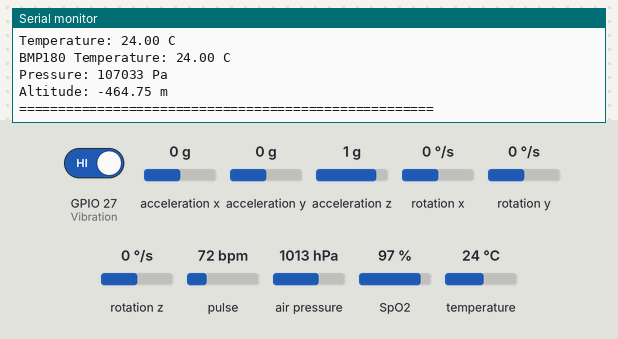
The sketch below on a simulated ESP32. On the bench: the last lines printed to the serial monitor. Wiring (inferred from the names in the program): MPU-6050 motion sensor at I2C address 0x68; BMP180 pressure sensor at I2C address 0x77. The test bench sets the inputs (shaded band); at power-on: acceleration x 0 g, GPIO 27 (Vibration) HIGH, acceleration y 0 g, acceleration z 1 g, rotation x 0 °/s, rotation y 0 °/s, rotation z 0 °/s, pulse 72 bpm, air pressure 1013 hPa, SpO2 97 %, temperature 24 °C.

Above: at 1.2 s.
1.3 s: acceleration x set to -1.4 g
At 1.9 s:
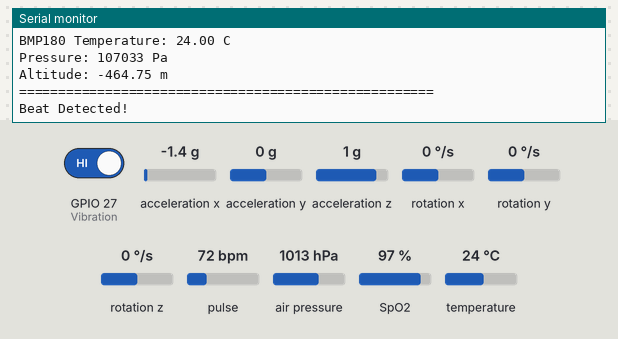
2.8 s: GPIO 27 (Vibration) driven LOW
At 3.01 s:
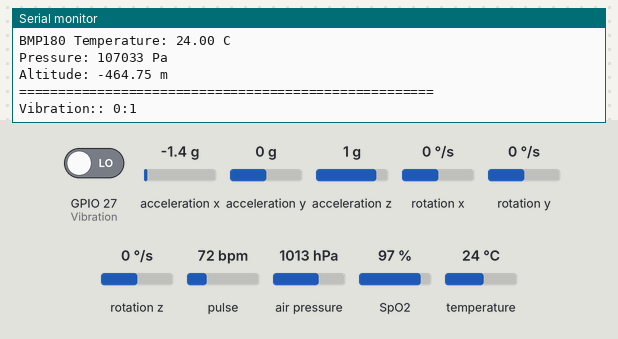
4.3 s: acceleration y set to -1.4 g
At 5.19 s:
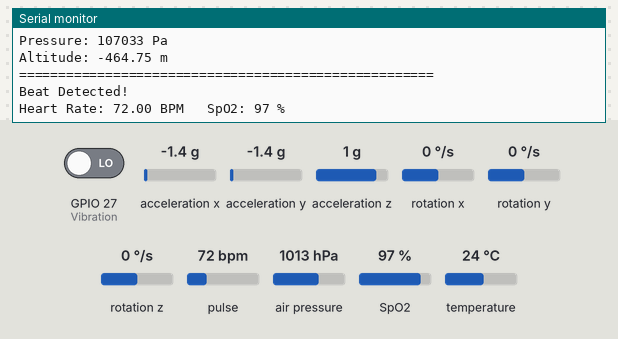
5.8 s: acceleration z set to -1.4 g
At 7.25 s:
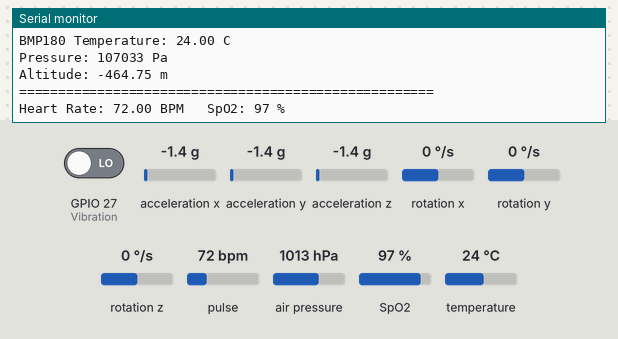
7.3 s: rotation x set to -192 °/s
At 8.7 s:
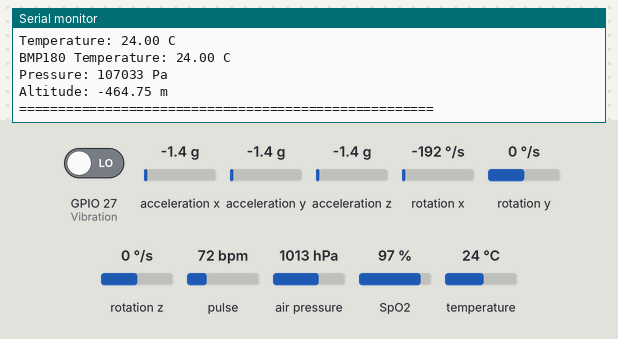
8.8 s: rotation y set to -192 °/s
At 9.38 s:
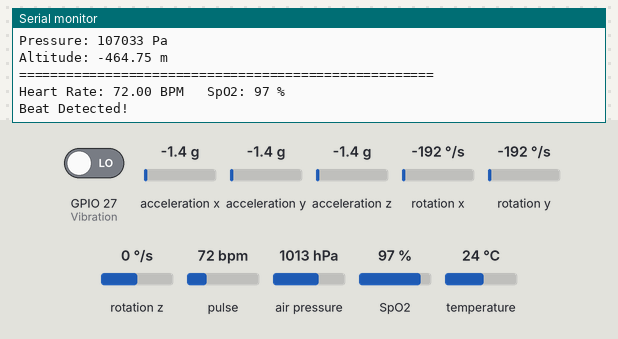

Measured:
- after the input at 1.3 s, the serial monitor: prints a new line after 0.27 s (image 1)
- after the input at 2.8 s, the serial monitor: prints a new line after 0.10 s (image 2)
- after the input at 4.3 s, the serial monitor: prints a new line after 0.43 s (image 3)
- after the input at 5.8 s, the serial monitor: prints a new line after 0.51 s (image 4)
- after the input at 7.3 s, the serial monitor: prints a new line after 0.07 s (image 5)
- after the input at 8.8 s, the serial monitor: prints a new line after 0.15 s (image 6)

The sketch:

00_allinone.ino
```cpp
#include<Wire.h>
#include<Adafruit_MPU6050.h>
#include<Adafruit_Sensor.h>
#include<Adafruit_BMP085.h>
#include "MAX30100_PulseOximeter.h"

// I2C Communication
  #define GY_SDA 21
  #define GY_SCL 22

  #define MAX_SDA 25
  #define MAX_SCL 26

// Sensor PIN Definition
  #define Vibration 27

// HeartRate sensor vars
  #define REPORTING_PERIOD_MS 1000

// Vibration Sensor vars
  unsigned long startTime;
  int prevState;
  bool measuring = false;
  int ones=0, zeros = 0;
  const unsigned long measuringWindow=100; //measure for 100ms after first change

// Central time system
  // unsigned long startTime;
  unsigned long gy87Time;
  uint32_t tsLastReport = 0;

// Function Definition
  void measureVibration();
  void measure6DOF();
  void measureHeart();

// GY087 Sensor Objects
  Adafruit_MPU6050 mpu;
  Adafruit_BMP085 bmp;

//Heartrate
  PulseOximeter pox;

// Separate I2C bus for GY-87
  TwoWire GYWire = TwoWire(1);


// Custom function for GMP180
  // BMP180 calibration data
  int16_t AC1, AC2, AC3, BMP_B1, B2, MB, MC, MD;
  uint16_t AC4, AC5, AC6;

  float bmpTemperature = 0;
  float bmpPressure = 0;
  float bmpAltitude = 0;

  // Calibration function
  void initBMP180(){
      uint8_t data[2];

      // Read calibration coefficients
      GYWire.beginTransmission(0x77);
      GYWire.write(0xAA);
      GYWire.endTransmission();

      GYWire.requestFrom(0x77, 22);

      AC1 = (GYWire.read() << 8) | GYWire.read();
      AC2 = (GYWire.read() << 8) | GYWire.read();
      AC3 = (GYWire.read() << 8) | GYWire.read();

      AC4 = (GYWire.read() << 8) | GYWire.read();
      AC5 = (GYWire.read() << 8) | GYWire.read();
      AC6 = (GYWire.read() << 8) | GYWire.read();

      BMP_B1 = (GYWire.read() << 8) | GYWire.read();
      B2 = (GYWire.read() << 8) | GYWire.read();

      MB = (GYWire.read() << 8) | GYWire.read();
      MC = (GYWire.read() << 8) | GYWire.read();
      MD = (GYWire.read() << 8) | GYWire.read();

      Serial.println("BMP180 calibration loaded");
  }


void onBeatDetected()
    {
        Serial.println("Beat Detected!");
    }


void setup() {
  // global
  Serial.begin(115200);
  Serial.println("Starting up the system...");

  // =========================
  // MAX30100 I2C
  // =========================
  Wire.begin(MAX_SDA, MAX_SCL);
  Wire.setClock(100000);

  // HeartRate
  Serial.print("Initializing MAX30100... ");

  if (!pox.begin()) {
      Serial.println("FAILED");
      while (1);
  }

  pox.setIRLedCurrent(MAX30100_LED_CURR_7_6MA);
  pox.setOnBeatDetectedCallback(onBeatDetected);

  Serial.println();
  Serial.println("You can now place your finger on the sensor.");


  // =========================
  // GY-87 I2C
  // =========================
  GYWire.begin(GY_SDA, GY_SCL);
  GYWire.setClock(100000);

  Serial.println();
  Serial.println("Initializing GY-87...");


  // =========================
  // MPU6050
  // =========================

  Serial.print("Initializing MPU6050... ");

  GYWire.beginTransmission(0x68);
  uint8_t error = GYWire.endTransmission();

  if (error != 0)
  {
      Serial.println("FAILED");
  }
  else
  {
      Serial.println("SUCCESS");

      // Wake MPU6050
      GYWire.beginTransmission(0x68);
      GYWire.write(0x1C);
      GYWire.write(0x10);
      GYWire.endTransmission();

      Serial.println("MPU6050 initialized manually");
  }


  // =========================
  // BMP180
  // =========================

  Serial.print("Initializing BMP180... ");

  GYWire.beginTransmission(0x77);

  if (GYWire.endTransmission() == 0)
  {
      Serial.println("SUCCESS");
      initBMP180();
  }
  else
  {
      Serial.println("FAILED");
  }


  // Pins
  pinMode(Vibration, INPUT);
  Serial.println("Vibration pin ready!.....");


  gy87Time = millis();
  tsLastReport = millis();

}


void loop() {
  pox.update();

  measureVibration();
  measure6DOF();
  measureHeart();

}


void measureVibration(){
  int state = digitalRead(Vibration);

  if(!measuring && state!=prevState){
    measuring = true;
    ones = 0;
    zeros = 0;
    startTime = millis();
  }

  if(measuring){
    if(state!=prevState){
      if(state==HIGH)
        ones++;
      else
        zeros++;

      prevState = state;
    }

    if(millis()-startTime >= measuringWindow){
      measuring = false;

      Serial.print("Vibration:: ");
      Serial.print(ones);
      Serial.print(":");
      Serial.println(zeros);

      prevState = digitalRead(Vibration);
    }
  }
  else
    prevState = state;

}

void measureHeart(){
    // Must be called as fast as possible
    // pox.update();

    if (millis() - tsLastReport >= REPORTING_PERIOD_MS) {

        Serial.print("Heart Rate: ");
        Serial.print(pox.getHeartRate());
        Serial.print(" BPM");

        Serial.print("   SpO2: ");
        Serial.print(pox.getSpO2());
        Serial.println(" %");

        tsLastReport = millis();
    }
}

void measure6DOF(){
    if (millis() - gy87Time < 500)
        return;


    // =====================================================
    // MPU6050
    // =====================================================

    int16_t ax, ay, az;
    int16_t gx, gy, gz;
    int16_t mpuTemp;


    // Start reading from register 0x3B
    GYWire.beginTransmission(0x68);
    GYWire.write(0x3B);
    GYWire.endTransmission(false);

    GYWire.requestFrom(0x68, 14);


    if (GYWire.available() >= 14)
    {
        ax = (GYWire.read() << 8) | GYWire.read();
        ay = (GYWire.read() << 8) | GYWire.read();
        az = (GYWire.read() << 8) | GYWire.read();

        mpuTemp = (GYWire.read() << 8) | GYWire.read();

        gx = (GYWire.read() << 8) | GYWire.read();
        gy = (GYWire.read() << 8) | GYWire.read();
        gz = (GYWire.read() << 8) | GYWire.read();


        // MPU6050 configured for ±8G
        float accelX = ax / 4096.0;
        float accelY = ay / 4096.0;
        float accelZ = az / 4096.0;


        // MPU6050 configured for ±500°/s
        float gyroX = gx / 65.5;
        float gyroY = gy / 65.5;
        float gyroZ = gz / 65.5;


        // MPU6050 temperature
        float temperature = (mpuTemp / 340.0) + 36.53;


        Serial.println("=====================================================");


        Serial.print("Acceleration (g): ");
        Serial.print(accelX);
        Serial.print(", ");
        Serial.print(accelY);
        Serial.print(", ");
        Serial.println(accelZ);


        Serial.print("Gyroscope (deg/s): ");
        Serial.print(gyroX);
        Serial.print(", ");
        Serial.print(gyroY);
        Serial.print(", ");
        Serial.println(gyroZ);


        Serial.print("Temperature: ");
        Serial.print(temperature);
        Serial.println(" C");
    }


    // =====================================================
    // BMP180
    // =====================================================

    // -------- Read temperature --------

    GYWire.beginTransmission(0x77);
    GYWire.write(0xF4);
    GYWire.write(0x2E);
    GYWire.endTransmission();

    delay(5);

    GYWire.beginTransmission(0x77);
    GYWire.write(0xF6);
    GYWire.endTransmission(false);

    GYWire.requestFrom(0x77, 2);

    int32_t UT = (GYWire.read() << 8) | GYWire.read();


    // -------- Calculate temperature --------

    int32_t X1 = ((UT - (int32_t)AC6) * (int32_t)AC5) >> 15;

    int32_t X2 = ((int32_t)MC << 11) /
                (X1 + MD);

    int32_t B5 = X1 + X2;

    float bmpTemp = ((B5 + 8) >> 4) / 10.0;


    // -------- Start pressure conversion --------

    GYWire.beginTransmission(0x77);
    GYWire.write(0xF4);
    GYWire.write(0x34);   // OSS = 0
    GYWire.endTransmission();

    delay(5);


    // -------- Read pressure --------

    GYWire.beginTransmission(0x77);
    GYWire.write(0xF6);
    GYWire.endTransmission(false);

    GYWire.requestFrom(0x77, 3);

    int32_t MSB = GYWire.read();
    int32_t LSB = GYWire.read();
    int32_t XLSB = GYWire.read();

    int32_t UP = ((MSB << 16) + (LSB << 8) + XLSB) >> 8;


    // -------- Calculate pressure --------

    X1 = ((B5 - 4000) * (int32_t)AC2) >> 11;

    X2 = ((int32_t)BMP_B1 * ((X1 * X1) >> 12)) >> 16;

    int32_t X3 = X1 + X2;

    int32_t B3 = ((((int32_t)AC1 * 4 + X3) + 2) >> 2);

    X1 = ((int32_t)AC3 * B5) >> 13;

    X2 = ((int32_t)B2 * ((X1 * X1) >> 12)) >> 16;

    X3 = ((X1 + X2) + 2) >> 2;

    uint32_t B4 = ((uint32_t)AC4 * (uint32_t)(X3 + 32768)) >> 15;

    uint32_t B7 = ((uint32_t)UP - B3) * 50000;

    int32_t pressure;

    if (B7 < 0x80000000)
        pressure = (B7 * 2) / B4;
    else
        pressure = (B7 / B4) * 2;

    X1 = (pressure >> 8) * (pressure >> 8);

    X1 = (X1 * 3038) >> 16;

    X2 = (-7357 * pressure) >> 16;

    pressure = pressure +
              ((X1 + X2 + 3791) >> 4);


    // =====================================================
    // BMP180 Output
    // =====================================================

    float altitude =
        44330.0 *
        (1.0 - pow(pressure / 101325.0, 0.1903));


    Serial.print("BMP180 Temperature: ");
    Serial.print(bmpTemp);
    Serial.println(" C");


    Serial.print("Pressure: ");
    Serial.print(pressure);
    Serial.println(" Pa");


    Serial.print("Altitude: ");
    Serial.print(altitude);
    Serial.println(" m");


    Serial.println("=====================================================");


    gy87Time = millis();
}


// void measure6DOF(){
//     if(millis()-gy87Time <500)return;

//     sensors_event_t accel;
//     sensors_event_t gyro;
//     sensors_event_t temp;

//     Serial.println("=====================================================");

//     mpu.getEvent(&accel, &gyro, &temp);

//     Serial.print("Acceleration (m/s^2): ");
//     Serial.print(accel.acceleration.x);
//     Serial.print(", ");
//     Serial.print(accel.acceleration.y);
//     Serial.print(", ");
//     Serial.print(accel.acceleration.z);
//     Serial.println("");

//     Serial.print("Gyeroscope (rad/s): ");
//     Serial.print(gyro.gyro.x);
//     Serial.print(", ");
//     Serial.print(gyro.gyro.y);
//     Serial.print(", ");
//     Serial.print(gyro.gyro.z);
//     Serial.println("");

//     Serial.print("Temperature: ");
//     Serial.print(temp.temperature);
//     Serial.println(" C");

//     Serial.print("GMP 180: ");
//     Serial.print("Temperature: ");
//     Serial.print(bmp.readTemperature());
//     Serial.println(" pa");

//     Serial.print("Altitde: ");
//     Serial.print(bmp.readAltitude());
//     Serial.println(" m");

//     Serial.println("=====================================================");


//     gy87Time = millis();
// }
```
